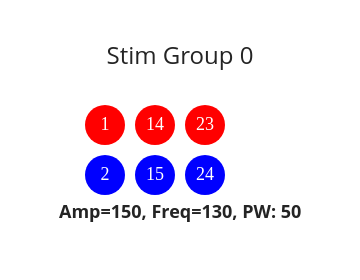
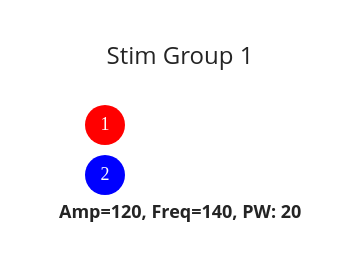
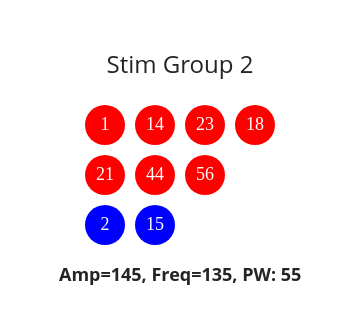

Notebook cell for these charts, in order:
### Markdown cell above
### test out the figures performance in different senarios.

### Code cell
# 3 of each
sgdict1 = {
    'elecCath':[1,14,23],
    'elecAno':[2,15,24],
    'amp':150,
    'freq':130,
    'pulseWidth':50,
}

# 1 of each
sgdict2 = {
    'elecCath':[1],
    'elecAno':[2],
    'amp':120,
    'freq':140,
    'pulseWidth':20,
}

# lots of electrodes
sgdict3 = {
    'elecCath':[1,14,23,18,21,44,56],
    'elecAno':[2,15],
    'amp':145,
    'freq':135,
    'pulseWidth':55,
}

# only anodes
sgdict4 = {
    'elecCath':[1,14,23,18,21,44,56],
    'elecAno':[2,15,24,23,45,34],
    'amp':152,
    'freq':134,
    'pulseWidth':51,
}

# only cathodes
sgdict5 = {
    'elecCath':[1,14,23,18,21,44,56],
    'elecAno':[2,15,24,23,45,34],
    'amp':150,
    'freq':130,
    'pulseWidth':50,
}

# degenerate case - no electrodes?
sgdict6 = {
    'elecCath':[1,14,23,18,21,44,56],
    'elecAno':[2,15,24,23,45,34],
    'amp':150,
    'freq':130,
    'pulseWidth':50,
}
sgdict6 = {
    'elecCath':[],
    'elecAno':[],
    'amp':150,
    'freq':130,
    'pulseWidth':50,
}

sgdict7 = {
    'elecCath':[],
    'elecAno':[2],
    'amp':150,
    'freq':130,
    'pulseWidth':50,
}

sgdicts = [sgdict1,sgdict2,sgdict3,sgdict4,sgdict5,sgdict6,sgdict7]

# make a plot for each test case 
for groupNum, sgdict in enumerate(sgdicts): 
    sg = StimGroup()
    sg.update(sgdict,groupNum)
    sg.fig.show()

### Figure 1 — Plotly figure (JSON) as saved in the notebook; plotly's stock layout.template omitted (floating-point values rounded to 4 significant figures)
{"data": [{"marker": {"color": ["red", "red", "red", "blue", "blue", "blue"], "size": 40}, "mode": "markers+text", "text": ["1", "14", "23", "2", "15", "24"], "textfont": {"color": "White", "family": "sans serif", "size": 18}, "type": "scatter", "x": [0, 1, 2, 0, 1, 2], "y": [1, 1, 1, 0, 0, 0]}], "layout": {"annotations": [{"align": "center", "font": {"size": 18}, "showarrow": false, "text": "<b>Amp=150, Freq=130, PW: 50", "x": 0.5, "xref": "paper", "y": -0.25, "yref": "paper"}], "height": 280, "margin": {"autoexpand": false, "b": 80, "l": 80, "r": 80, "t": 100}, "showlegend": false, "title": {"font": {"size": 24}, "text": "Stim Group 0", "x": 0.5, "y": 0.83}, "width": 360, "xaxis": {"mirror": true, "range": [-0.5, 3.5], "showline": false, "showticklabels": false, "ticks": ""}, "yaxis": {"mirror": true, "range": [-0.5, 1.5], "showline": false, "showticklabels": false, "ticks": ""}}}

### Figure 2 — Plotly figure (JSON) as saved in the notebook; plotly's stock layout.template omitted (floating-point values rounded to 4 significant figures)
{"data": [{"marker": {"color": ["red", "blue"], "size": 40}, "mode": "markers+text", "text": ["1", "2"], "textfont": {"color": "White", "family": "sans serif", "size": 18}, "type": "scatter", "x": [0, 0], "y": [1, 0]}], "layout": {"annotations": [{"align": "center", "font": {"size": 18}, "showarrow": false, "text": "<b>Amp=120, Freq=140, PW: 20", "x": 0.5, "xref": "paper", "y": -0.25, "yref": "paper"}], "height": 280, "margin": {"autoexpand": false, "b": 80, "l": 80, "r": 80, "t": 100}, "showlegend": false, "title": {"font": {"size": 24}, "text": "Stim Group 1", "x": 0.5, "y": 0.83}, "width": 360, "xaxis": {"mirror": true, "range": [-0.5, 3.5], "showline": false, "showticklabels": false, "ticks": ""}, "yaxis": {"mirror": true, "range": [-0.5, 1.5], "showline": false, "showticklabels": false, "ticks": ""}}}

### Figure 3 — Plotly figure (JSON) as saved in the notebook; plotly's stock layout.template omitted (floating-point values rounded to 4 significant figures)
{"data": [{"marker": {"color": ["red", "red", "red", "red", "red", "red", "red", "blue", "blue"], "size": 40}, "mode": "markers+text", "text": ["1", "14", "23", "18", "21", "44", "56", "2", "15"], "textfont": {"color": "White", "family": "sans serif", "size": 18}, "type": "scatter", "x": [0, 1, 2, 3, 0, 1, 2, 0, 1], "y": [2, 2, 2, 2, 1, 1, 1, 0, 0]}], "layout": {"annotations": [{"align": "center", "font": {"size": 18}, "showarrow": false, "text": "<b>Amp=145, Freq=135, PW: 55", "x": 0.5, "xref": "paper", "y": -0.25, "yref": "paper"}], "height": 330, "margin": {"autoexpand": false, "b": 80, "l": 80, "r": 80, "t": 100}, "showlegend": false, "title": {"font": {"size": 24}, "text": "Stim Group 2", "x": 0.5, "y": 0.83}, "width": 360, "xaxis": {"mirror": true, "range": [-0.5, 3.5], "showline": false, "showticklabels": false, "ticks": ""}, "yaxis": {"mirror": true, "range": [-0.5, 2.5], "showline": false, "showticklabels": false, "ticks": ""}}}
